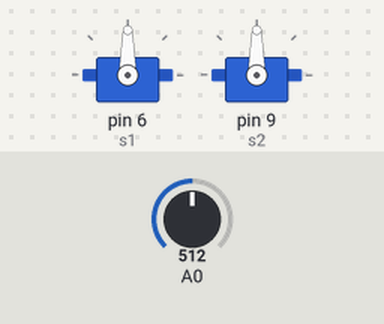
Recording of a sketch running on a simulated Arduino Uno, built with avr-gcc and run on an emulated ATmega328P. Shown: 2 × servo. The inputs (shaded band) are chosen by the test bench; at power-on: A0 = 512.

Above: at 1.2 s.
1.3 s: A0 set to 716
At 2.5 s:
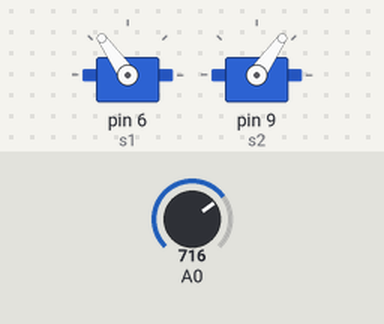
2.8 s: A0 set to 900
At 3.6 s:
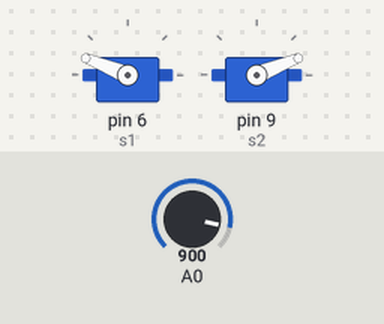
4.3 s: A0 set to 1023
At 4.8 s:
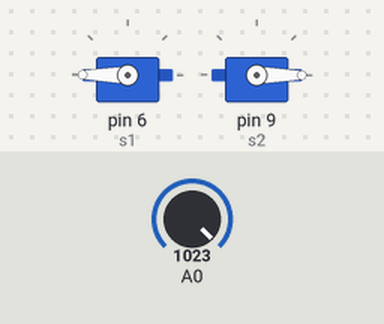
5.8 s: A0 set to 306
At 7.0 s:
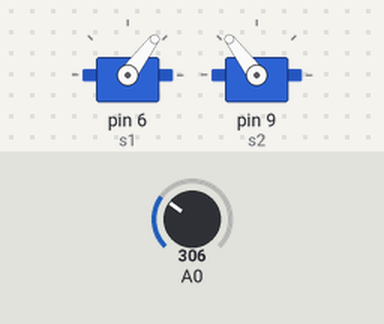
7.3 s: A0 set to 122
At 8.2 s:
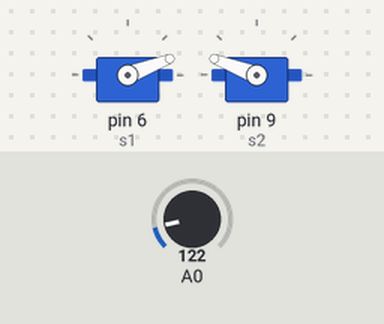
Timing chart, 0 to 9.8 s (numbered marks = the images above; inputs shaded):
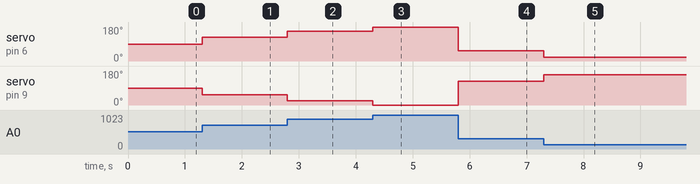

Measured:
- after the input at 1.3 s, servo on pin 6 (s1): 90° → 125° at once; servo on pin 9 (s2): 90° → 55° at once
- after the input at 2.8 s, servo on pin 6 (s1): 125° → 158° at once; servo on pin 9 (s2): 55° → 22° at once
- after the input at 4.3 s, servo on pin 6 (s1): 158° → 180° at once; servo on pin 9 (s2): 22° → 0° at once
- after the input at 5.8 s, servo on pin 6 (s1): 180° → 53° at once; servo on pin 9 (s2): 0° → 127° at once
- after the input at 7.3 s, servo on pin 6 (s1): 53° → 21° at once; servo on pin 9 (s2): 127° → 159° at once

The sketch:

m3_atividade11_questaoA.ino
```cpp
#include <Servo.h>

Servo s1, s2;

void setup() {
  s1.attach(6);
  s2.attach(9);
}

void loop() {
  int v = analogRead(A0);
  int ang = map(v, 0, 1023, 0, 180);

  s1.write(ang);
  s2.write(180 - ang);
}
```
